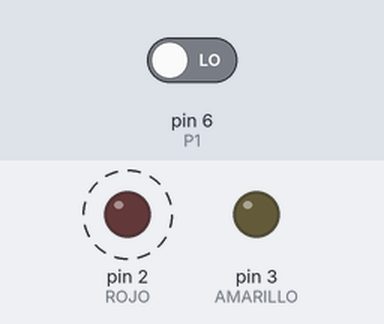
A sketch run on a simulated Arduino Uno, built with avr-gcc and run on an emulated ATmega328P. On the bench: output pins drawn as LEDs (lit = HIGH). Dashed ring = blinking. Inputs (shaded band) come from the test bench; at power-on: pin 6 (P1) LOW.

Above: at 6.8 s.
6.9 s: pin 6 (P1) driven HIGH
At 9.8 s:
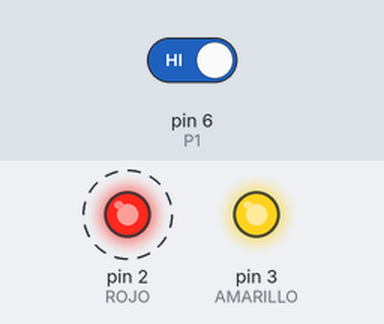
12.5 s: pin 6 (P1) driven LOW
At 15.8 s:
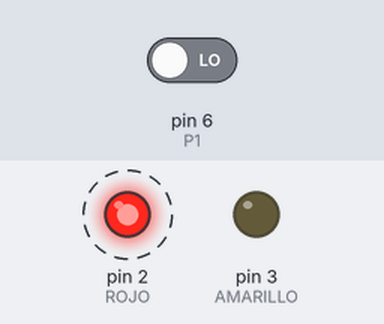
Timing chart, 0 to 24.9 s (numbered marks = the images above; inputs shaded):
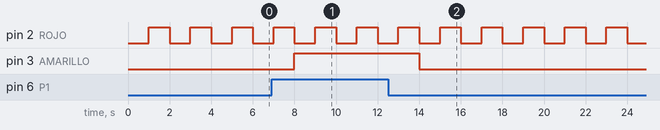

Measured:
- after the input at 6.9 s, pin 3 (AMARILLO): LOW → HIGH after 1.1 s
- after the input at 12.5 s, pin 3 (AMARILLO): HIGH → LOW after 1.5 s
- by itself, pin 2 (ROJO): alternates HIGH for 1.0 s and LOW for 1.0 s

The sketch:

TP00.ino
```cpp
#define ROJO 2
#define AMARILLO 3
#define P1 6
#define TIEMPO 1000


void setup()
{
  pinMode(ROJO,OUTPUT);
  pinMode(AMARILLO,OUTPUT);
  pinMode(P1,INPUT);
}

void loop()
{
  digitalWrite(ROJO,0);
  delay(TIEMPO);
  digitalWrite(ROJO,1);
  delay(TIEMPO);

  if(digitalRead(P1)==HIGH)
  {
    digitalWrite(AMARILLO,1);
  }
  else
  {
    digitalWrite(AMARILLO,0);
  }
}
```
